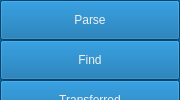
           <widget class="QFrame" name="sidebar_frame">
            <property name="minimumSize">
             <size>
              <width>180</width>
              <height>0</height>
             </size>
            </property>
            <property name="maximumSize">
             <size>
              <width>50</width>
              <height>16777215</height>
             </size>
            </property>
            <property name="frameShape">
             <enum>QFrame::NoFrame</enum>
            </property>
            <property name="frameShadow">
             <enum>QFrame::Raised</enum>
            </property>
            <layout class="QVBoxLayout" name="verticalLayout_2">
             <property name="spacing">
              <number>0</number>
             </property>
             <property name="leftMargin">
              <number>0</number>
             </property>
             <property name="topMargin">
              <number>0</number>
             </property>
             <property name="rightMargin">
              <number>0</number>
             </property>
             <property name="bottomMargin">
              <number>0</number>
             </property>
             <item>
              <widget class="QFrame" name="sidebar_container">
               <property name="contextMenuPolicy">
                <enum>Qt::DefaultContextMenu</enum>
               </property>
               <property name="styleSheet">
                <string notr="true">background-color: rgb(0, 98, 163);</string>
               </property>
               <property name="frameShape">
                <enum>QFrame::NoFrame</enum>
               </property>
               <property name="frameShadow">
                <enum>QFrame::Raised</enum>
               </property>
               <widget class="QPushButton" name="btn_find">
                <property name="geometry">
                 <rect>
                  <x>0</x>
                  <y>40</y>
                  <width>180</width>
                  <height>40</height>
                 </rect>
                </property>
                <property name="sizePolicy">
                 <sizepolicy hsizetype="MinimumExpanding" vsizetype="Fixed">
                  <horstretch>0</horstretch>
                  <verstretch>0</verstretch>
                 </sizepolicy>
                </property>
                <property name="minimumSize">
                 <size>
                  <width>0</width>
                  <height>0</height>
                 </size>
                </property>
                <property name="maximumSize">
                 <size>
                  <width>16777215</width>
                  <height>16777215</height>
                 </size>
                </property>
                <property name="cursor">
                 <cursorShape>PointingHandCursor</cursorShape>
                </property>
                <property name="layoutDirection">
                 <enum>Qt::LeftToRight</enum>
                </property>
                <property name="styleSheet">
                 <string notr="true">QPushButton
{
   background-color:#0062A3;
	color:#F0F0F0;
	font: 12pt &quot;Verdana&quot;;
}
QPushButton:pressed
{
   
	border-top: 20px solid #0062A3;
	border-right: 10px solid #F0F0F0;
	border-bottom: 20px solid #0062A3;
}
QPushButton:hover
{
	
	font: 75 13pt &quot;Verdana&quot;;
}</string>
                </property>
                <property name="text">
                 <string>Find</string>
                </property>
                <property name="icon">
                 <iconset resource="new_gui_pyqt.qrc">
                  <normaloff>:/icons/icons/1492.gif</normaloff>:/icons/icons/1492.gif</iconset>
                </property>
                <property name="iconSize">
                 <size>
                  <width>20</width>
                  <height>20</height>
                 </size>
                </property>
               </widget>
               <widget class="QPushButton" name="btn_transferred">
                <property name="geometry">
                 <rect>
                  <x>0</x>
                  <y>80</y>
                  <width>180</width>
                  <height>40</height>
                 </rect>
                </property>
                <property name="cursor">
                 <cursorShape>PointingHandCursor</cursorShape>
                </property>
                <property name="styleSheet">
                 <string notr="true">QPushButton
{
   background-color:#0062A3;
	color:#F0F0F0;
	
	font: 12pt &quot;Verdana&quot;;
}
QPushButton:pressed
{
   
	font: 75 15pt &quot;Verdana&quot;;
	width: 0;
	height: 0;
	border-top: 20px solid #0062A3;
	border-right: 10px solid #F0F0F0;
	border-bottom: 20px solid #0062A3;
}
QPushButton:hover
{
	
	
	font: 75 13pt &quot;Verdana&quot;;
}</string>
                </property>
                <property name="text">
                 <string>Transferred</string>
                </property>
                <property name="icon">
                 <iconset resource="new_gui_pyqt.qrc">
                  <normaloff>:/icons/icons/transfer.png</normaloff>:/icons/icons/transfer.png</iconset>
                </property>
                <property name="iconSize">
                 <size>
                  <width>20</width>
                  <height>20</height>
                 </size>
                </property>
               </widget>
               <widget class="QPushButton" name="btn_parser">
                <property name="geometry">
                 <rect>
                  <x>0</x>
                  <y>0</y>
                  <width>180</width>
                  <height>40</height>
                 </rect>
                </property>
                <property name="cursor">
                 <cursorShape>PointingHandCursor</cursorShape>
                </property>
                <property name="mouseTracking">
                 <bool>true</bool>
                </property>
                <property name="styleSheet">
                 <string notr="true">QPushButton
{
   background-color:#0062A3;
	color:#F0F0F0;
	
	font: 12pt &quot;Verdana&quot;;
}
QPushButton:pressed
{
   
	font: 75 15pt &quot;Verdana&quot;;
	width: 0;
	height: 0;
	border-top: 30px solid #0062A3;
	border-right: 15px solid #F0F0F0;
	border-bottom: 30px solid #0062A3;
}
QPushButton:hover
{
	
	font: 75 13pt &quot;Verdana&quot;;
}</string>
                </property>
                <property name="text">
                 <string>Parse</string>
                </property>
                <property name="icon">
                 <iconset resource="new_gui_pyqt.qrc">
                  <normaloff>:/icons/icons/parsing.png</normaloff>:/icons/icons/parsing.png</iconset>
                </property>
                <property name="iconSize">
                 <size>
                  <width>20</width>
                  <height>20</height>
                 </size>
                </property>
                <property name="shortcut">
                 <string>Ctrl+S</string>
                </property>
               </widget>
               <widget class="QFrame" name="frame_6">
                <property name="geometry">
                 <rect>
                  <x>0</x>
                  <y>410</y>
                  <width>180</width>
                  <height>33</height>
                 </rect>
                </property>
                <property name="minimumSize">
                 <size>
                  <width>0</width>
                  <height>0</height>
                 </size>
                </property>
                <property name="maximumSize">
                 <size>
                  <width>16777215</width>
                  <height>16777215</height>
                 </size>
                </property>
                <property name="font">
                 <font>
                  <family>Verdana</family>
                  <weight>75</weight>
                  <bold>true</bold>
                 </font>
                </property>
                <property name="frameShape">
                 <enum>QFrame::StyledPanel</enum>
                </property>
                <property name="frameShadow">
                 <enum>QFrame::Raised</enum>
                </property>
                <layout class="QHBoxLayout" name="horizontalLayout_12">
                 <property name="spacing">
                  <number>0</number>
                 </property>
                 <property name="sizeConstraint">
                  <enum>QLayout::SetMinAndMaxSize</enum>
                 </property>
                 <property name="leftMargin">
                  <number>0</number>
                 </property>
                 <property name="topMargin">
                  <number>0</number>
                 </property>
                 <property name="rightMargin">
                  <number>0</number>
                 </property>
                 <property name="bottomMargin">
                  <number>0</number>
                 </property>
                 <item>
                  <widget class="QLabel" name="label_11">
                   <property name="font">
                    <font>
                     <family>Verdana</family>
                     <pointsize>8</pointsize>
                     <weight>75</weight>
                     <bold>true</bold>
                    </font>
                   </property>
                   <property name="styleSheet">
                    <string notr="true">color:#F0F0F0;</string>
                   </property>
                   <property name="text">
                    <string>Search Underway 100%</string>
                   </property>
                   <property name="alignment">
                    <set>Qt::AlignCenter</set>
                   </property>
                   <property name="margin">
                    <number>0</number>
                   </property>
                   <property name="indent">
                    <number>0</number>
                   </property>
                  </widget>
                 </item>
                 <item>
                  <widget class="QPushButton" name="pushButton_5">
                   <property name="minimumSize">
                    <size>
                     <width>0</width>
                     <height>0</height>
                    </size>
                   </property>
                   <property name="maximumSize">
                    <size>
                     <width>16777215</width>
                     <height>16777215</height>
                    </size>
                   </property>
                   <property name="cursor">
                    <cursorShape>PointingHandCursor</cursorShape>
                   </property>
                   <property name="styleSheet">
                    <string notr="true">QPushButton
{
    border-radius : 12; 
	border: rgb(255, 255, 255);
}

QPushButton:pressed
{
	
	background-color: rgb(250, 250, 250);
	border: rgb(0, 98, 163);
}</string>
                   </property>
                   <property name="text">
                    <string/>
                   </property>
                   <property name="icon">
                    <iconset resource="new_gui_pyqt.qrc">
                     <normaloff>:/icons/icons/down-arrow-square-outlined-button.png</normaloff>:/icons/icons/down-arrow-square-outlined-button.png</iconset>
                   </property>
                  </widget>
                 </item>
                </layout>
               </widget>
              </widget>
             </item>
            </layout>
           </widget>
